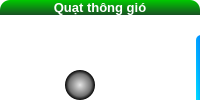
                     <widget class="QFrame" name="Bot_Ctrl_frame_2">
                      <property name="styleSheet">
                       <string notr="true">background-color: rgb(255, 255, 255);
border-radius: 10px;</string>
                      </property>
                      <property name="frameShape">
                       <enum>QFrame::StyledPanel</enum>
                      </property>
                      <property name="frameShadow">
                       <enum>QFrame::Raised</enum>
                      </property>
                      <layout class="QVBoxLayout" name="verticalLayout_26">
                       <property name="spacing">
                        <number>0</number>
                       </property>
                       <property name="leftMargin">
                        <number>0</number>
                       </property>
                       <property name="topMargin">
                        <number>0</number>
                       </property>
                       <property name="rightMargin">
                        <number>0</number>
                       </property>
                       <property name="bottomMargin">
                        <number>0</number>
                       </property>
                       <item>
                        <widget class="QPushButton" name="Bot_Ctrl_frame2_header">
                         <property name="font">
                          <font>
                           <family>Segoe UI</family>
                           <pointsize>10</pointsize>
                           <weight>75</weight>
                           <bold>true</bold>
                          </font>
                         </property>
                         <property name="styleSheet">
                          <string notr="true">color: rgb(255, 255, 255);
background-color: qlineargradient(spread:pad, x1:0, y1:0, x2:0, y2:1, stop:0 rgba(0, 201, 0, 255), stop:1 rgba(25, 81, 36, 255));
border-bottom-left-radius: 0px;
border-bottom-right-radius: 0px;</string>
                         </property>
                         <property name="text">
                          <string>Quạt thông gió</string>
                         </property>
                        </widget>
                       </item>
                       <item>
                        <widget class="QFrame" name="Bot_Ctrl_frame2_body">
                         <property name="frameShape">
                          <enum>QFrame::StyledPanel</enum>
                         </property>
                         <property name="frameShadow">
                          <enum>QFrame::Raised</enum>
                         </property>
                         <widget class="QLabel" name="label_17">
                          <property name="geometry">
                           <rect>
                            <x>20</x>
                            <y>10</y>
                            <width>120</width>
                            <height>120</height>
                           </rect>
                          </property>
                          <property name="styleSheet">
                           <string notr="true">	border-radius: 60px;
	
background-color: qconicalgradient(cx:0.5, cy:0.5, angle:0, stop:0.0866477 rgba(130, 255, 0, 0), stop:0.0892553 rgba(128, 255, 255, 255), stop:0.241798 rgba(0, 22, 255, 255), stop:0.244405 rgba(130, 255, 0, 0), stop:0.425221 rgba(130, 255, 0, 0), stop:0.426525 rgba(128, 255, 255, 255), stop:0.579068 rgba(0, 22, 255, 255), stop:0.582979 rgba(130, 255, 0, 0), stop:0.764205 rgba(130, 255, 0, 0), stop:0.76942 rgba(128, 255, 255, 255), stop:0.912836 rgba(0, 22, 255, 255), stop:0.915443 rgba(130, 255, 0, 0));</string>
                          </property>
                          <property name="text">
                           <string/>
                          </property>
                         </widget>
                         <widget class="QLabel" name="label_18">
                          <property name="geometry">
                           <rect>
                            <x>65</x>
                            <y>55</y>
                            <width>30</width>
                            <height>30</height>
                           </rect>
                          </property>
                          <property name="styleSheet">
                           <string notr="true">background-color: qradialgradient(spread:reflect, cx:0.5, cy:0.5, radius:0.5, fx:0.5, fy:0.5, stop:0 rgba(229, 229, 229, 255), stop:0.741294 rgba(113, 113, 113, 255), stop:1 rgba(0, 0, 0, 255));
border-radius: 15px;</string>
                          </property>
                          <property name="text">
                           <string/>
                          </property>
                         </widget>
                         <widget class="QPushButton" name="pushButton_7">
                          <property name="geometry">
                           <rect>
                            <x>0</x>
                            <y>-20</y>
                            <width>121</width>
                            <height>121</height>
                           </rect>
                          </property>
                          <property name="styleSheet">
                           <string notr="true">background-color: rgba(255, 255, 255, 0);</string>
                          </property>
                          <property name="text">
                           <string/>
                          </property>
                          <property name="icon">
                           <iconset>
                            <normaloff>image/282-2825512_smoke-png-for-creating-brush-smoke-transparent-png-removebg-preview.png</normaloff>image/282-2825512_smoke-png-for-creating-brush-smoke-transparent-png-removebg-preview.png</iconset>
                          </property>
                          <property name="iconSize">
                           <size>
                            <width>100</width>
                            <height>100</height>
                           </size>
                          </property>
                         </widget>
                         <widget class="QPushButton" name="pushButton_8">
                          <property name="geometry">
                           <rect>
                            <x>10</x>
                            <y>0</y>
                            <width>121</width>
                            <height>111</height>
                           </rect>
                          </property>
                          <property name="styleSheet">
                           <string notr="true">background-color: rgba(255, 255, 255, 0);</string>
                          </property>
                          <property name="text">
                           <string/>
                          </property>
                          <property name="icon">
                           <iconset>
                            <normaloff>image/hand-with-burning-matchstick-453905709-5703d7365f9b581408ae9da0-removebg-preview.png</normaloff>image/hand-with-burning-matchstick-453905709-5703d7365f9b581408ae9da0-removebg-preview.png</iconset>
                          </property>
                          <property name="iconSize">
                           <size>
                            <width>100</width>
                            <height>100</height>
                           </size>
                          </property>
                         </widget>
                         <widget class="QSlider" name="Fan_control">
                          <property name="geometry">
                           <rect>
                            <x>190</x>
                            <y>10</y>
                            <width>22</width>
                            <height>121</height>
                           </rect>
                          </property>
                          <property name="styleSheet">
                           <string notr="true">QSlider::groove:vertical{
	border: none;
	width: 10px;
	border-radius: 5px;
	margin: 10px;
	
	background-color: qlineargradient(spread:reflect, x1:0, y1:1, x2:1, y2:0, stop:0.0789133 rgba(0, 246, 255, 255), stop:0.467626 rgba(0, 171, 255, 255), stop:0.937904 rgba(0, 111, 255, 255));
}
QSlider::handle:vertical{
	border: 1px solid  rgb(150, 150, 150);
	background-color: qradialgradient(spread:pad, cx:0.5, cy:0.5, radius:0.5, fx:0.5, fy:0.5, stop:0.169154 rgba(74, 74, 55, 255), stop:1 rgba(255, 255, 255, 255));
	height: 20px;
	width: 20px;
	border-radius: 10px;
	margin: -6px;
}</string>
                          </property>
                          <property name="maximum">
                           <number>3</number>
                          </property>
                          <property name="singleStep">
                           <number>1</number>
                          </property>
                          <property name="pageStep">
                           <number>1</number>
                          </property>
                          <property name="orientation">
                           <enum>Qt::Vertical</enum>
                          </property>
                         </widget>
                         <zorder>label_17</zorder>
                         <zorder>pushButton_7</zorder>
                         <zorder>pushButton_8</zorder>
                         <zorder>label_18</zorder>
                         <zorder>Fan_control</zorder>
                        </widget>
                       </item>
                      </layout>
                     </widget>
